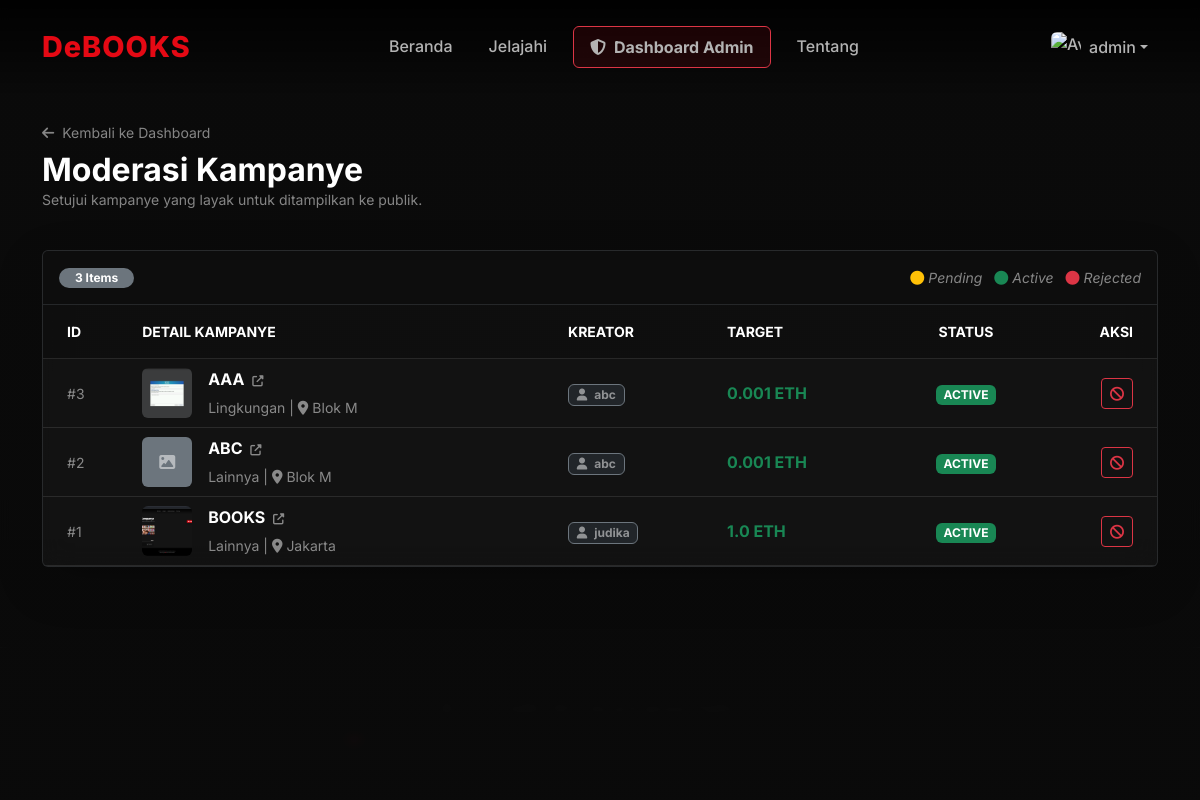
/admin/campaigns (signed in), run on the app's committed database.
### tables this page shows
CREATE TABLE campaigns (
            id INTEGER PRIMARY KEY AUTOINCREMENT,
            blockchain_id INTEGER,
            creator_id INTEGER,
            title TEXT NOT NULL,
            description TEXT,
            creator_bio TEXT,
            instagram_link TEXT,
            category TEXT,
            location TEXT,
            deadline TEXT,
            image_filename TEXT, 
            target_amount REAL,
            status TEXT DEFAULT 'Active'
        );

CREATE TABLE users (
            id INTEGER PRIMARY KEY AUTOINCREMENT,
            username TEXT UNIQUE NOT NULL,
            password TEXT NOT NULL,
            role TEXT NOT NULL, 
            wallet_address TEXT
        );

### app.py (the view)
@app.route('/admin/campaigns')
@login_required
@role_required('admin')
def admin_campaigns():
    db = get_db()
    campaigns = db.execute('''
        SELECT c.*, u.username as creator_name
        FROM campaigns c
        JOIN users u ON c.creator_id = u.id
        ORDER BY c.id DESC
    ''').fetchall()
    return render_template('admin_campaigns.html', campaigns=campaigns)

### app.py (called while the page is built)
def get_db():
    db = getattr(g, '_database', None)
    if db is None:
        db = g._database = sqlite3.connect(DATABASE)
        db.row_factory = sqlite3.Row
    return db

@app.teardown_appcontext
def close_connection(exception):
    db = getattr(g, '_database', None)
    if db is not None:
        db.close()

def login_required(f):
    @functools.wraps(f)
    def decorated_function(*args, **kwargs):
        if 'user_id' not in session:
            return redirect(url_for('login'))
        return f(*args, **kwargs)
    return decorated_function

def role_required(required_role):
    def decorator(f):
        @functools.wraps(f)
        def decorated_function(*args, **kwargs):
            if 'role' not in session or session['role'] != required_role:
                flash('Akses Ditolak')
                return redirect(url_for('index'))
            return f(*args, **kwargs)
        return decorated_function
    return decorator

### templates/admin_campaigns.html (shortened to what this page needs)
{% extends "base.html" %}
{% block content %}
<div class="container position-relative" style="padding-top: 120px; padding-bottom: 80px; z-index: 2;">
    <div class="d-flex justify-content-between align-items-center mb-4">
        <div>
            <a href="/admin/dashboard" class="text-white-50 text-decoration-none small mb-2 d-inline-block">
                <i class="fas fa-arrow-left me-1"></i> Kembali ke Dashboard
            </a>
            <h2 class="fw-bold text-white m-0">Moderasi Kampanye</h2>
            <p class="text-white-50 small">Setujui kampanye yang layak untuk ditampilkan ke publik.</p>
        </div>
    </div>
    <div class="glass-panel rounded overflow-hidden border border-secondary border-opacity-25 shadow-lg">
        <div class="p-3 bg-black bg-opacity-25 border-bottom border-secondary border-opacity-25 d-flex justify-content-between align-items-center">
            <span class="badge bg-secondary rounded-pill px-3">{{ campaigns|length }} Items</span>
            <div class="text-white-50 small fst-italic">
                <i class="fas fa-circle text-warning me-1"></i>Pending
                <i class="fas fa-circle text-success ms-2 me-1"></i>Active
                <i class="fas fa-circle text-danger ms-2 me-1"></i>Rejected
            </div>
        </div>
        <div class="table-responsive">
            <table class="table table-dark table-hover mb-0 align-middle" style="background: transparent;">
                <thead>
                    <tr class="text-uppercase small text-white-50" style="background: rgba(0,0,0,0.2);">
                        <th class="ps-4 py-3">ID</th>
                        <th class="py-3">Detail Kampanye</th>
                        <th class="py-3">Kreator</th>
                        <th class="py-3">Target</th>
                        <th class="py-3 text-center">Status</th>
                        <th class="py-3 text-end pe-4">Aksi</th>
                    </tr>
                </thead>
                <tbody>
                    {% for c in campaigns %}
                    <tr>
                        <td class="ps-4 text-white-50 small">#{{ c.id }}</td>
                        <td style="max-width: 300px;">
                            <div class="d-flex align-items-center">
                                {% if c.image_filename %}
                                    <img src="{{ url_for('static', filename='uploads/' ~ c.image_filename) }}"
                                         class="rounded me-3" style="width: 50px; height: 50px; object-fit: cover;">
                                {% else %}
                                    <div class="rounded me-3 bg-secondary d-flex align-items-center justify-content-center" style="width: 50px; height: 50px;">
                                        <i class="fas fa-image text-white-50"></i>
                                    </div>
                                {% endif %}
                                <div>
                                    <a href="{{ url_for('admin_campaign_detail', campaign_id=c.id) }}" class="text-white fw-bold mb-1 text-truncate text-decoration-none hover-underline" style="max-width: 200px; display: block;">
                                        {{ c.title }} <i class="fas fa-external-link-alt ms-1 small text-white-50" style="font-size: 0.7em;"></i>
                                    </a>
                                    <small class="text-white-50">{{ c.category }} | <i class="fas fa-map-marker-alt me-1"></i>{{ c.location }}</small>
                                </div>
                            </div>
                        </td>
                        <td>
                            <span class="badge bg-dark border border-secondary text-white-50">
                                <i class="fas fa-user me-1"></i> {{ c.creator_name }}
                            </span>
                        </td>
                        <td class="text-success fw-bold">{{ c.target_amount }} ETH</td>
                        <td class="text-center">
                            {% if c.status == 'Pending' %}
                                <span class="badge bg-warning text-dark">PENDING</span>
                            {% elif c.status == 'Active' %}
                                <span class="badge bg-success">ACTIVE</span>
                            {% else %}
                                <span class="badge bg-danger">REJECTED</span>
                            {% endif %}
                        </td>
                        <td class="text-end pe-4">
                            {% if c.status == 'Pending' %}
                                <a href="/admin/campaign/status/{{ c.id }}/approve" class="btn btn-sm btn-success me-1" title="Approve">
                                    <i class="fas fa-check"></i>
                                </a>
                                <a href="/admin/campaign/status/{{ c.id }}/reject" class="btn btn-sm btn-danger" title="Reject">
                                    <i class="fas fa-times"></i>
                                </a>
                            {% elif c.status == 'Active' %}
                                <a href="/admin/campaign/status/{{ c.id }}/reject" class="btn btn-sm btn-outline-danger" title="Batalkan / Reject">
                                    <i class="fas fa-ban"></i>
                                </a>
                            {% else %}
                                <a href="/admin/campaign/status/{{ c.id }}/approve" class="btn btn-sm btn-outline-secondary" title="Restore">
                                    <i class="fas fa-undo"></i>
                                </a>
                            {% endif %}
                        </td>
                    </tr>
                    {% else %}
                    <tr>
                        <td colspan="6" class="text-center py-5 text-white-50">
                            Tidak ada data kampanye.
                        </td>
                    </tr>
                    {% endfor %}
                </tbody>
            </table>
        </div>
    </div>
</div>
{% endblock %}

### templates/base.html (style rules this page uses)
:root { --netflix-red: #E50914; --netflix-black: #141414; --netflix-dark-gray: #181818; --netflix-light-gray: #b3b3b3; }
body { background-color: var(--netflix-black); color: white; font-family: 'Inter', sans-serif; overflow-x: hidden; }

### templates/admin_campaigns.html (style rules this page uses)
.glass-panel { background: rgba(30, 30, 30, 0.4); backdrop-filter: blur(12px); -webkit-backdrop-filter: blur(12px); }
.table-dark { --bs-table-bg: transparent; --bs-table-hover-bg: rgba(255, 255, 255, 0.05); }
td, th { border-bottom-color: rgba(255, 255, 255, 0.1) !important; }

### data on the page
campaigns: id "3", image_filename (picture), title "AAA", category "Lingkungan", location "Blok M", creator_name "abc", target_amount "0.001", status "ACTIVE"
campaigns: id "2", title "ABC", category "Lainnya", location "Blok M", creator_name "abc", target_amount "0.001", status "ACTIVE"
campaigns: id "1", image_filename (picture), title "BOOKS", category "Lainnya", location "Jakarta", creator_name "judika", target_amount "1.0", status "ACTIVE"

### other printed values
{{ session.get('username') }} "admin"
{{ campaigns|length }} "3"
